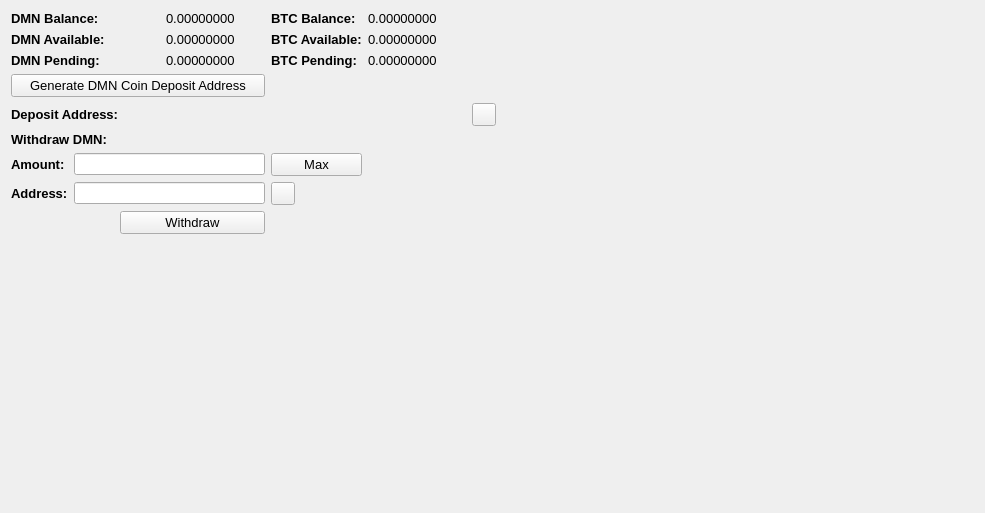
     <widget class="QWidget" name="BalanceTab">
      <attribute name="title">
       <string>Balance</string>
      </attribute>
      <layout class="QGridLayout" name="gridLayout_2">
       <item row="0" column="0" colspan="2">
        <widget class="QLabel" name="label_11">
         <property name="font">
          <font>
           <pointsize>10</pointsize>
           <weight>75</weight>
           <bold>true</bold>
          </font>
         </property>
         <property name="text">
          <string>DMN Balance:</string>
         </property>
        </widget>
       </item>
       <item row="0" column="3">
        <widget class="QLabel" name="DMNBalanceLabel">
         <property name="font">
          <font>
           <pointsize>10</pointsize>
          </font>
         </property>
         <property name="text">
          <string>0.00000000</string>
         </property>
         <property name="textInteractionFlags">
          <set>Qt::LinksAccessibleByMouse|Qt::TextSelectableByMouse</set>
         </property>
        </widget>
       </item>
       <item row="0" column="4">
        <widget class="QLabel" name="label_12">
         <property name="font">
          <font>
           <pointsize>10</pointsize>
           <weight>75</weight>
           <bold>true</bold>
          </font>
         </property>
         <property name="text">
          <string>BTC Balance:</string>
         </property>
        </widget>
       </item>
       <item row="0" column="5">
        <widget class="QLabel" name="BitcoinBalanceLabel">
         <property name="font">
          <font>
           <pointsize>10</pointsize>
          </font>
         </property>
         <property name="text">
          <string>0.00000000</string>
         </property>
         <property name="textInteractionFlags">
          <set>Qt::LinksAccessibleByMouse|Qt::TextSelectableByMouse</set>
         </property>
        </widget>
       </item>
       <item row="0" column="7" rowspan="10">
        <spacer name="horizontalSpacer_4">
         <property name="orientation">
          <enum>Qt::Horizontal</enum>
         </property>
         <property name="sizeHint" stdset="0">
          <size>
           <width>478</width>
           <height>488</height>
          </size>
         </property>
        </spacer>
       </item>
       <item row="1" column="0" colspan="2">
        <widget class="QLabel" name="label_13">
         <property name="font">
          <font>
           <pointsize>10</pointsize>
           <weight>75</weight>
           <bold>true</bold>
          </font>
         </property>
         <property name="text">
          <string>DMN Available:</string>
         </property>
        </widget>
       </item>
       <item row="1" column="3">
        <widget class="QLabel" name="DMNAvailableLabel_2">
         <property name="font">
          <font>
           <pointsize>10</pointsize>
          </font>
         </property>
         <property name="text">
          <string>0.00000000</string>
         </property>
         <property name="textInteractionFlags">
          <set>Qt::LinksAccessibleByMouse|Qt::TextSelectableByMouse</set>
         </property>
        </widget>
       </item>
       <item row="1" column="4">
        <widget class="QLabel" name="label_15">
         <property name="font">
          <font>
           <pointsize>10</pointsize>
           <weight>75</weight>
           <bold>true</bold>
          </font>
         </property>
         <property name="text">
          <string>BTC Available:</string>
         </property>
        </widget>
       </item>
       <item row="1" column="5">
        <widget class="QLabel" name="BitcoinAvailableLabel">
         <property name="font">
          <font>
           <pointsize>10</pointsize>
          </font>
         </property>
         <property name="text">
          <string>0.00000000</string>
         </property>
         <property name="textInteractionFlags">
          <set>Qt::LinksAccessibleByMouse|Qt::TextSelectableByMouse</set>
         </property>
        </widget>
       </item>
       <item row="2" column="0" colspan="2">
        <widget class="QLabel" name="label_14">
         <property name="font">
          <font>
           <pointsize>10</pointsize>
           <weight>75</weight>
           <bold>true</bold>
          </font>
         </property>
         <property name="text">
          <string>DMN Pending:</string>
         </property>
        </widget>
       </item>
       <item row="2" column="3">
        <widget class="QLabel" name="DMNPendingLabel">
         <property name="font">
          <font>
           <pointsize>10</pointsize>
          </font>
         </property>
         <property name="text">
          <string>0.00000000</string>
         </property>
         <property name="textInteractionFlags">
          <set>Qt::LinksAccessibleByMouse|Qt::TextSelectableByMouse</set>
         </property>
        </widget>
       </item>
       <item row="2" column="4">
        <widget class="QLabel" name="label_31">
         <property name="font">
          <font>
           <pointsize>10</pointsize>
           <weight>75</weight>
           <bold>true</bold>
          </font>
         </property>
         <property name="text">
          <string>BTC Pending:</string>
         </property>
        </widget>
       </item>
       <item row="2" column="5">
        <widget class="QLabel" name="BitcoinPendingLabel">
         <property name="font">
          <font>
           <pointsize>10</pointsize>
          </font>
         </property>
         <property name="text">
          <string>0.00000000</string>
         </property>
         <property name="textInteractionFlags">
          <set>Qt::LinksAccessibleByMouse|Qt::TextSelectableByMouse</set>
         </property>
        </widget>
       </item>
       <item row="3" column="0" colspan="4">
        <widget class="QPushButton" name="GenDepositBTN">
         <property name="font">
          <font>
           <pointsize>10</pointsize>
          </font>
         </property>
         <property name="text">
          <string>Generate DMN Coin Deposit Address</string>
         </property>
        </widget>
       </item>
       <item row="4" column="0" colspan="3">
        <widget class="QLabel" name="label_33">
         <property name="font">
          <font>
           <pointsize>10</pointsize>
           <weight>75</weight>
           <bold>true</bold>
          </font>
         </property>
         <property name="text">
          <string>Deposit Address:</string>
         </property>
        </widget>
       </item>
       <item row="4" column="3" colspan="3">
        <widget class="QLabel" name="DepositAddressLabel">
         <property name="minimumSize">
          <size>
           <width>300</width>
           <height>0</height>
          </size>
         </property>
         <property name="palette">
          <palette>
           <active>
            <colorrole role="WindowText">
             <brush brushstyle="SolidPattern">
              <color alpha="255">
               <red>0</red>
               <green>0</green>
               <blue>0</blue>
              </color>
             </brush>
            </colorrole>
            <colorrole role="Text">
             <brush brushstyle="SolidPattern">
              <color alpha="255">
               <red>0</red>
               <green>0</green>
               <blue>255</blue>
              </color>
             </brush>
            </colorrole>
           </active>
           <inactive>
            <colorrole role="WindowText">
             <brush brushstyle="SolidPattern">
              <color alpha="255">
               <red>0</red>
               <green>0</green>
               <blue>0</blue>
              </color>
             </brush>
            </colorrole>
            <colorrole role="Text">
             <brush brushstyle="SolidPattern">
              <color alpha="255">
               <red>0</red>
               <green>0</green>
               <blue>255</blue>
              </color>
             </brush>
            </colorrole>
           </inactive>
           <disabled>
            <colorrole role="WindowText">
             <brush brushstyle="SolidPattern">
              <color alpha="255">
               <red>120</red>
               <green>120</green>
               <blue>120</blue>
              </color>
             </brush>
            </colorrole>
            <colorrole role="Text">
             <brush brushstyle="SolidPattern">
              <color alpha="255">
               <red>120</red>
               <green>120</green>
               <blue>120</blue>
              </color>
             </brush>
            </colorrole>
           </disabled>
          </palette>
         </property>
         <property name="font">
          <font>
           <pointsize>10</pointsize>
           <weight>75</weight>
           <bold>true</bold>
          </font>
         </property>
         <property name="text">
          <string/>
         </property>
         <property name="alignment">
          <set>Qt::AlignRight|Qt::AlignTrailing|Qt::AlignVCenter</set>
         </property>
         <property name="textInteractionFlags">
          <set>Qt::LinksAccessibleByMouse|Qt::TextSelectableByKeyboard|Qt::TextSelectableByMouse</set>
         </property>
        </widget>
       </item>
       <item row="4" column="6">
        <widget class="QToolButton" name="DepositCopyButton">
         <property name="toolTip">
          <string>Copy to clipboard</string>
         </property>
         <property name="text">
          <string/>
         </property>
         <property name="icon">
          <iconset resource="../bitcoin.qrc">
           <normaloff>:/icons/editcopy</normaloff>:/icons/editcopy</iconset>
         </property>
         <property name="shortcut">
          <string>Alt+P</string>
         </property>
        </widget>
       </item>
       <item row="5" column="0" colspan="2">
        <widget class="QLabel" name="label_34">
         <property name="font">
          <font>
           <pointsize>10</pointsize>
           <weight>75</weight>
           <bold>true</bold>
          </font>
         </property>
         <property name="text">
          <string>Withdraw DMN:</string>
         </property>
        </widget>
       </item>
       <item row="6" column="0">
        <widget class="QLabel" name="label_26">
         <property name="font">
          <font>
           <pointsize>10</pointsize>
           <weight>75</weight>
           <bold>true</bold>
          </font>
         </property>
         <property name="text">
          <string>Amount:</string>
         </property>
        </widget>
       </item>
       <item row="6" column="1" colspan="3">
        <widget class="QLineEdit" name="WithdrawUnitsInput">
         <property name="font">
          <font>
           <pointsize>9</pointsize>
           <weight>75</weight>
           <bold>true</bold>
          </font>
         </property>
         <property name="text">
          <string/>
         </property>
        </widget>
       </item>
       <item row="6" column="4">
        <widget class="QPushButton" name="Withdraw_Max_Amount">
         <property name="font">
          <font>
           <pointsize>10</pointsize>
          </font>
         </property>
         <property name="text">
          <string>Max</string>
         </property>
        </widget>
       </item>
       <item row="7" column="0">
        <widget class="QLabel" name="label_10">
         <property name="font">
          <font>
           <pointsize>10</pointsize>
           <weight>75</weight>
           <bold>true</bold>
          </font>
         </property>
         <property name="text">
          <string>Address:</string>
         </property>
        </widget>
       </item>
       <item row="7" column="1" colspan="3">
        <widget class="QLineEdit" name="WithdrawAddress">
         <property name="font">
          <font>
           <pointsize>9</pointsize>
           <weight>75</weight>
           <bold>true</bold>
          </font>
         </property>
        </widget>
       </item>
       <item row="7" column="4">
        <widget class="QToolButton" name="WithdrawPasteButton">
         <property name="toolTip">
          <string>Paste from clipboard</string>
         </property>
         <property name="text">
          <string/>
         </property>
         <property name="icon">
          <iconset resource="../bitcoin.qrc">
           <normaloff>:/icons/editpaste</normaloff>:/icons/editpaste</iconset>
         </property>
         <property name="shortcut">
          <string>Alt+P</string>
         </property>
        </widget>
       </item>
       <item row="8" column="2" colspan="2">
        <widget class="QPushButton" name="WithdrawUnitsBtn">
         <property name="font">
          <font>
           <pointsize>10</pointsize>
          </font>
         </property>
         <property name="text">
          <string>Withdraw</string>
         </property>
        </widget>
       </item>
       <item row="9" column="0" colspan="6">
        <spacer name="verticalSpacer">
         <property name="orientation">
          <enum>Qt::Vertical</enum>
         </property>
         <property name="sizeHint" stdset="0">
          <size>
           <width>428</width>
           <height>262</height>
          </size>
         </property>
        </spacer>
       </item>
      </layout>
      <zorder>label_31</zorder>
      <zorder>label_15</zorder>
      <zorder>label_12</zorder>
      <zorder>label_14</zorder>
      <zorder>label_13</zorder>
      <zorder>label_11</zorder>
      <zorder>BitcoinBalanceLabel</zorder>
      <zorder>DMNBalanceLabel</zorder>
      <zorder>DMNAvailableLabel_2</zorder>
      <zorder>DMNPendingLabel</zorder>
      <zorder>BitcoinAvailableLabel</zorder>
      <zorder>BitcoinPendingLabel</zorder>
      <zorder>label_33</zorder>
      <zorder>GenDepositBTN</zorder>
      <zorder>DepositAddressLabel</zorder>
      <zorder>Withdraw_Max_Amount</zorder>
      <zorder>label_34</zorder>
      <zorder>WithdrawUnitsInput</zorder>
      <zorder>label_10</zorder>
      <zorder>label_26</zorder>
      <zorder>WithdrawAddress</zorder>
      <zorder>WithdrawUnitsBtn</zorder>
      <zorder>horizontalSpacer_4</zorder>
      <zorder>verticalSpacer</zorder>
      <zorder>WithdrawPasteButton</zorder>
      <zorder>DepositCopyButton</zorder>
     </widget>
